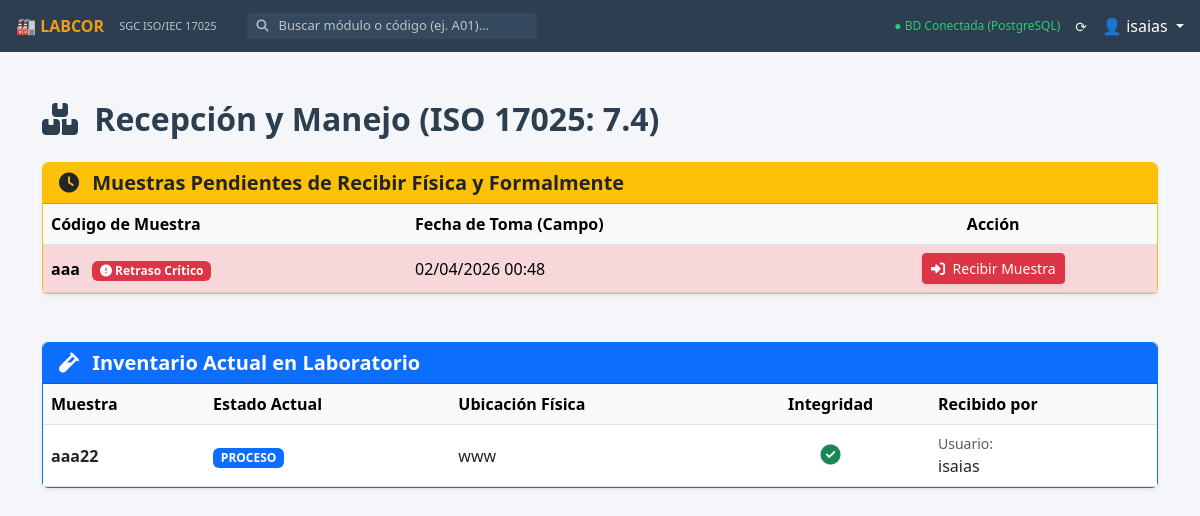
Before: /recepcion/ (signed in) with the older database file.
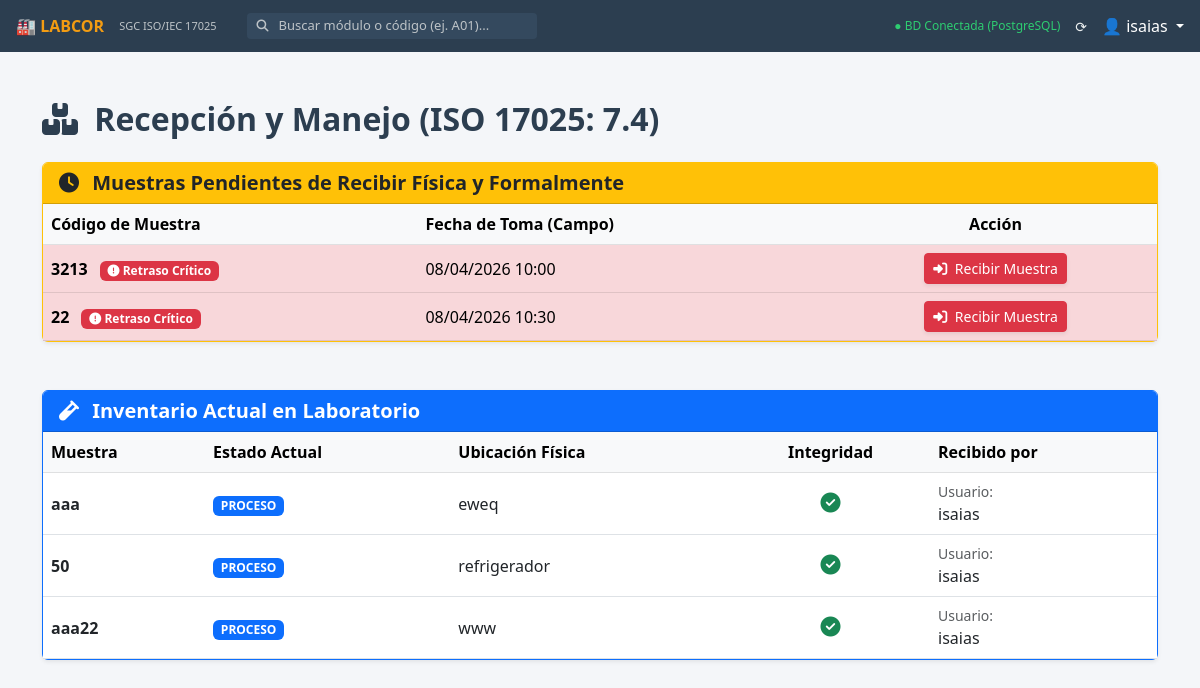
After: the same page with the newer database file.
### c_m03_muestreo/models.py (models this page shows, shortened)
class Muestra(models.Model):
    codigo = models.CharField(max_length=50, unique=True, verbose_name="Código de Muestra")
    descripcion = models.TextField(verbose_name="Descripción del ítem")
    metodo_muestreo = models.CharField(max_length=200, verbose_name="Método de Muestreo (Ref. Documental)")
    fecha_muestreo = models.DateTimeField(verbose_name="Fecha y Hora de Muestreo")
    condiciones_ambientales = models.CharField(max_length=200, blank=True, null=True, help_text="Ej: 25°C, 45% HR")
    responsable_muestreo = models.CharField(max_length=100, verbose_name="Realizado por")
    activo = models.BooleanField(default=True)
    usuario_creacion = models.ForeignKey(User, on_delete=models.PROTECT)
    fecha_creacion = models.DateTimeField(auto_now_add=True)

### c_m04_recepcion/models.py (models this page shows, shortened)
class RecepcionMuestra(models.Model):
    ESTADOS = [
        ('RECIBIDA', 'Recibida en Laboratorio'),
        ('PROCESO', 'En Análisis / Ensayo'),
        ('RETORNADA', 'Retornada al Cliente'),
        ('DESECHADA', 'Desechada / Eliminada'),
    ]
    muestra = models.OneToOneField(Muestra, on_delete=models.CASCADE, related_name='recepcion')
    fecha_recepcion = models.DateTimeField(auto_now_add=True)
    conforme = models.BooleanField(default=True, verbose_name="¿Muestra cumple requisitos de ingreso?")
    observaciones_integridad = models.TextField(blank=True,
                                                help_text="Describa anomalías o desviaciones (ISO 17025: 7.4.2)")
    ubicacion_fisica = models.CharField(max_length=100, help_text="Ej: Refri 01, Estante B4")
    condiciones_almacenamiento = models.CharField(max_length=200, help_text="Ej: Mantener a 4°C, Proteger de la luz")
    estado_actual = models.CharField(max_length=20, choices=ESTADOS, default='RECIBIDA')
    usuario_recepcion = models.ForeignKey(User, on_delete=models.PROTECT)
    fecha_actualizacion = models.DateTimeField(auto_now=True)

### c_m04_recepcion/views.py (the view)
# urls.py: path('', views.dashboard_recepcion, name='c_m04_dashboard'),
@login_required
def dashboard_recepcion(request):
    limite_tiempo = timezone.now() - timedelta(hours=24)
    pendientes = Muestra.objects.filter(recepcion__isnull=True, activo=True).order_by('fecha_muestreo')
    for m in pendientes:
        if m.fecha_muestreo < limite_tiempo:
            m.alerta_retraso = True
        else:
            m.alerta_retraso = False
    en_laboratorio = RecepcionMuestra.objects.all().select_related('muestra').order_by('-fecha_recepcion')
    return render(request, 'c_m04_recepcion/dashboard.html', {
        'pendientes': pendientes,
        'en_laboratorio': en_laboratorio
    })

### c_m04_recepcion/templates/c_m04_recepcion/dashboard.html (shortened to what the changed rows need)
{% extends 'base.html' %}
{% block content %}
<div class="container mt-4 mb-5">
    <div class="d-flex justify-content-between align-items-center mb-4">
        <h2 class="fw-bold m-0" style="color: #2c3e50;">
            <i class="fas fa-boxes me-2"></i> Recepción y Manejo (ISO 17025: 7.4)
        </h2>
    </div>
    <div class="card border-warning mb-5 shadow-sm">
        <div class="card-body p-0">
            <div class="table-responsive">
                <table class="table table-hover align-middle m-0">
                    <thead class="table-light">
                        <tr>
                            <th>Código de Muestra</th>
                            <th>Fecha de Toma (Campo)</th>
                            <th class="text-center">Acción</th>
                        </tr>
                    </thead>
                    <tbody>
                        {% for m in pendientes %}
                        <tr class="{% if m.alerta_retraso %}table-danger{% endif %}">
                            <td>
                                <strong>{{ m.codigo }}</strong>
                                {% if m.alerta_retraso %}
                                    <span class="badge bg-danger ms-2" title="¡Cuidado! Más de 24 horas en espera de recepción.">
                                        <i class="fas fa-exclamation-circle"></i> Retraso Crítico
                                    </span>
                                {% endif %}
                            </td>
                            <td>{{ m.fecha_muestreo|date:"d/m/Y H:i" }}</td>
                            <td class="text-center">
                                <a href="{% url 'c_m04_registrar_entrada' m.id %}" class="btn btn-sm {% if m.alerta_retraso %}btn-danger{% else %}btn-success{% endif %} shadow-sm">
                                    <i class="fas fa-sign-in-alt me-1"></i> Recibir Muestra
                                </a>
                            </td>
                        </tr>
                        {% endfor %}
                    </tbody>
                </table>
            </div>
        </div>
    </div>
    <div class="card shadow-sm border-primary">
        <div class="card-body p-0">
            <div class="table-responsive">
                <table class="table table-hover align-middle m-0">
                    <thead class="table-light">
                        <tr>
                            <th>Muestra</th>
                            <th>Estado Actual</th>
                            <th>Ubicación Física</th>
                            <th class="text-center">Integridad</th>
                            <th>Recibido por</th>
                        </tr>
                    </thead>
                    <tbody>
                        {% for r in en_laboratorio %}
                        <tr>
                            <td><strong>{{ r.muestra.codigo }}</strong></td>
                            <td>
                                <span class="badge
                                    {% if r.estado_actual == 'RECIBIDA' %}bg-info
                                    {% elif r.estado_actual == 'PROCESO' %}bg-primary
                                    {% elif r.estado_actual == 'RETORNADA' %}bg-warning text-dark
                                    {% else %}bg-secondary{% endif %}">
                                    {{ r.estado_actual }}
                                </span>
                            </td>
                            <td>{{ r.ubicacion_fisica }}</td>
                            <td class="text-center">
                                {% if r.conforme %}
                                    <i class="fas fa-check-circle text-success fs-5" title="Conforme"></i>
                                {% else %}
                                    <i class="fas fa-exclamation-triangle text-danger fs-5" title="No conforme / Desviación"></i>
                                {% endif %}
                            </td>
                            <td>
                                <small class="text-muted d-block">Usuario:</small>
                                {{ r.usuario_recepcion.get_full_name|default:r.usuario_recepcion.username }}
                            </td>
                        </tr>
                        {% empty %}
                        <tr>
                            <td colspan="5" class="text-center text-muted py-4">
                                No hay muestras registradas en el laboratorio aún.
                            </td>
                        </tr>
                        {% endfor %}
                    </tbody>
                </table>
            </div>
        </div>
    </div>
</div>
{% endblock %}

Changed rows visible on the page:
no longer on this page (row unchanged): Muestra: codigo "aaa", shows "Retraso Crítico", fecha_muestreo "02/04/2026 00:48"
added Muestra: codigo "3213", shows "Retraso Crítico", fecha_muestreo "08/04/2026 10:00"
added Muestra: codigo "22", shows "Retraso Crítico", fecha_muestreo "08/04/2026 10:30"
added RecepcionMuestra: muestra.codigo "aaa", estado_actual "PROCESO", ubicacion_fisica "eweq", conforme True (drawn), usuario_recepcion.get_full_name "isaias"
added RecepcionMuestra: muestra.codigo "50", estado_actual "PROCESO", ubicacion_fisica "refrigerador", conforme True (drawn), usuario_recepcion.get_full_name "isaias"
